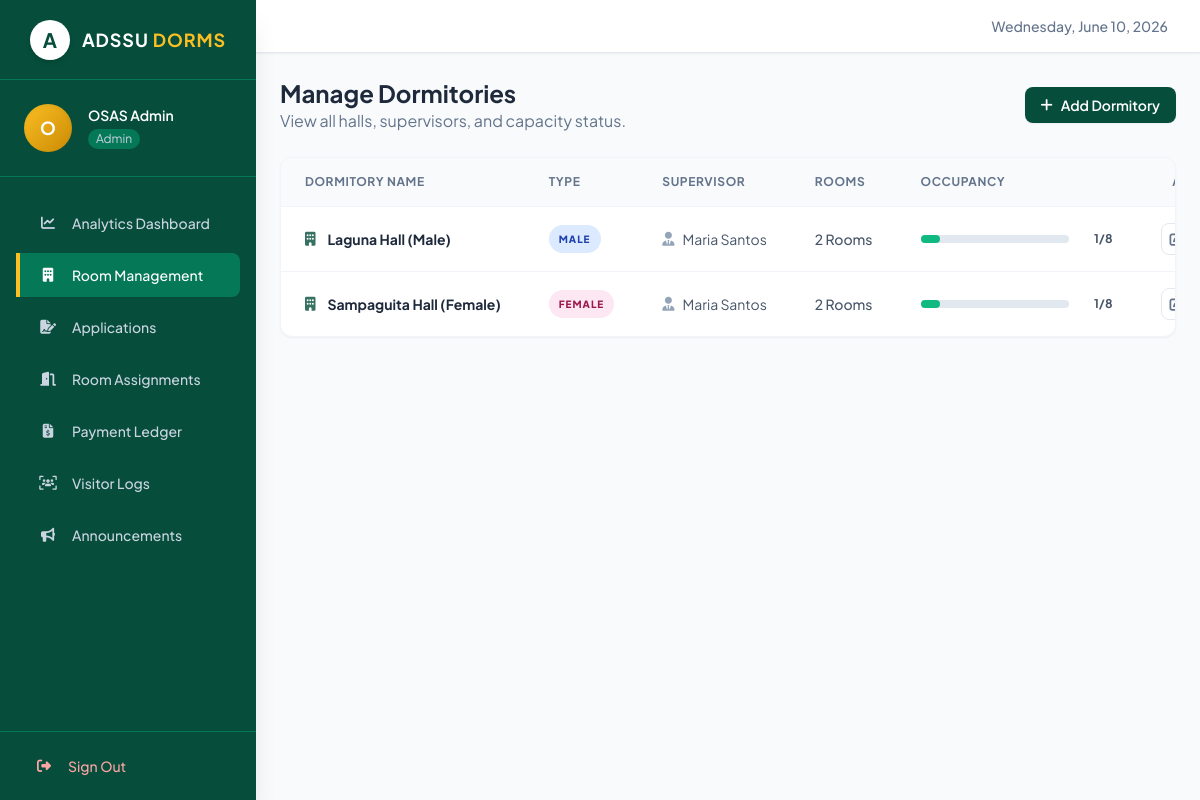
/admin/dormitories (signed in), run on the app's committed database.
### tables this page shows
CREATE TABLE IF NOT EXISTS dormitories (
    id INT AUTO_INCREMENT PRIMARY KEY,
    name VARCHAR(100) NOT NULL,
    gender_type ENUM('Male', 'Female', 'Co-ed') NOT NULL,
    capacity INT NOT NULL,
    supervisor_id INT,  
    FOREIGN KEY (supervisor_id) REFERENCES users(id) ON DELETE SET NULL
);

CREATE TABLE IF NOT EXISTS users (
    id INT AUTO_INCREMENT PRIMARY KEY,
    name VARCHAR(100) NOT NULL,
    email VARCHAR(100) NOT NULL UNIQUE,
    password_hash VARCHAR(255) NOT NULL,
    role ENUM('student', 'supervisor', 'admin') NOT NULL,
    created_at TIMESTAMP DEFAULT CURRENT_TIMESTAMP
);

### controllers/AdminController.php (called while the page is built, shortened)
<?php
class AdminController extends BaseController {
    public function dormitories() {
        $stmt = $this->pdo->query("SELECT id, name FROM users WHERE role = 'supervisor'");
        $supervisors = $stmt->fetchAll();
        $stmt = $this->pdo->query("
            SELECT d.*, u.name as supervisor_name,
            (SELECT COUNT(*) FROM dorm_rooms WHERE dorm_id = d.id) as total_rooms,
            (SELECT SUM(capacity) FROM dorm_rooms WHERE dorm_id = d.id) as capacity,
            (SELECT SUM(current_occupancy) FROM dorm_rooms WHERE dorm_id = d.id) as occupancy
            FROM dormitories d
            LEFT JOIN users u ON d.supervisor_id = u.id
        ");
        $dormitories = $stmt->fetchAll();
        $this->view('admin/dormitories', [
            'dormitories' => $dormitories,
            'supervisors' => $supervisors
        ]);
    }
}
?>

### views/admin/dormitories.php (the view, shortened to what this page needs)
<?php include 'views/layouts/header.php'; ?>
<div x-data="{ showModal: false }">
    <div class="flex flex-col md:flex-row justify-between items-start md:items-center mb-6 gap-4">
        <div>
            <h2 class="text-2xl font-bold text-slate-800">Manage Dormitories</h2>
            <p class="text-slate-500">View all halls, supervisors, and capacity status.</p>
        </div>
        <div>
            <button @click="showModal = true" class="inline-flex items-center px-4 py-2 bg-adssu-green text-white rounded-lg hover:bg-adssu-green_light transition-colors text-sm font-semibold shadow-sm focus:ring-2 focus:ring-adssu-green focus:ring-offset-2">
                <i class="fa-solid fa-plus mr-2"></i> Add Dormitory
            </button>
        </div>
    </div>
<div class="bg-white rounded-xl shadow-sm border border-slate-100 overflow-hidden">
    <div class="overflow-x-auto">
        <table class="w-full text-left text-sm whitespace-nowrap">
            <thead class="bg-slate-50 border-b border-slate-100 text-slate-500 text-xs uppercase tracking-wider font-bold">
                <tr>
                    <th class="px-6 py-4">Dormitory Name</th>
                    <th class="px-6 py-4">Type</th>
                    <th class="px-6 py-4">Supervisor</th>
                    <th class="px-6 py-4">Rooms</th>
                    <th class="px-6 py-4">Occupancy</th>
                    <th class="px-6 py-4 text-right">Actions</th>
                </tr>
            </thead>
            <tbody class="divide-y divide-slate-100">
                <?php if (empty($dormitories)): ?>
                    <tr><td colspan="6" class="px-6 py-12 text-center text-slate-500">No dormitories found.</td></tr>
                <?php else: ?>
                    <?php foreach ($dormitories as $dorm): ?>
                    <tr class="hover:bg-slate-50/50 transition-colors">
                        <td class="px-6 py-4">
                            <div class="font-bold text-slate-800 flex items-center">
                                <i class="fa-solid fa-building text-adssu-green mr-3 opacity-80"></i>
                                <?php echo htmlspecialchars($dorm['name']); ?>
                            </div>
                        </td>
                        <td class="px-6 py-4">
                            <span class="inline-flex items-center px-2.5 py-1 rounded-full text-[10px] font-extrabold uppercase tracking-widest <?php echo strtolower($dorm['gender_type']) == 'male' ? 'bg-blue-100 text-blue-800' : (strtolower($dorm['gender_type']) == 'female' ? 'bg-pink-100 text-pink-800' : 'bg-purple-100 text-purple-800'); ?>">
                                <?php echo htmlspecialchars($dorm['gender_type']); ?>
                            </span>
                        </td>
                        <td class="px-6 py-4">
                            <div class="flex items-center text-slate-600">
                                <i class="fa-solid fa-user-tie text-slate-400 mr-2"></i>
                                <?php echo htmlspecialchars($dorm['supervisor_name']); ?>
                            </div>
                        </td>
                        <td class="px-6 py-4 text-slate-600 font-medium">
                            <?php echo $dorm['total_rooms'] ?? 0; ?> Rooms
                        </td>
                        <td class="px-6 py-4">
                            <div class="flex items-center w-48">
                                <?php
                                $capacity = $dorm['capacity'] ?? 1;
                                $occupancy = $dorm['occupancy'] ?? 0;
                                $percent = min(100, round(($occupancy / $capacity) * 100));
                                $color = $percent >= 90 ? 'bg-red-500' : ($percent >= 70 ? 'bg-amber-500' : 'bg-emerald-500');
                                ?>
                                <div class="w-full bg-slate-200 rounded-full h-2 mr-3">
                                    <div class="<?php echo $color; ?> h-2 rounded-full" style="width: <?php echo $percent; ?>%"></div>
                                </div>
                                <span class="text-xs font-bold text-slate-600 w-10 text-right"><?php echo $occupancy; ?>/<?php echo $capacity; ?></span>
                            </div>
                        </td>
                        <td class="px-6 py-4 text-right">
                            <button class="inline-flex items-center justify-center w-8 h-8 rounded-lg border border-slate-200 text-slate-500 hover:text-adssu-green hover:border-adssu-green hover:bg-adssu-green/5 transition-colors mr-1" title="Edit">
                                <i class="fa-solid fa-pen-to-square"></i>
                            </button>
                        </td>
                    </tr>
                    <?php endforeach; ?>
                <?php endif; ?>
            </tbody>
        </table>
    </div>
</div>
</div>
<?php include 'views/layouts/footer.php'; ?>

### data on the page
dormitories: name "Laguna Hall (Male)", gender_type "MALE", supervisor.name "Maria Santos", total_rooms "2", $percent 13 (drawn), occupancy "1", capacity "8"
dormitories: name "Sampaguita Hall (Female)", gender_type "FEMALE", supervisor.name "Maria Santos", total_rooms "2", $percent 13 (drawn), occupancy "1", capacity "8"

### other printed values
substr($_SESSION['name'], 0, 1) "O"
$_SESSION['name'] "OSAS Admin"
$_SESSION['role'] "Admin"
$label "Analytics Dashboard Room Management Applications Room Assignments Payment Ledger Visitor Logs Announcements"
